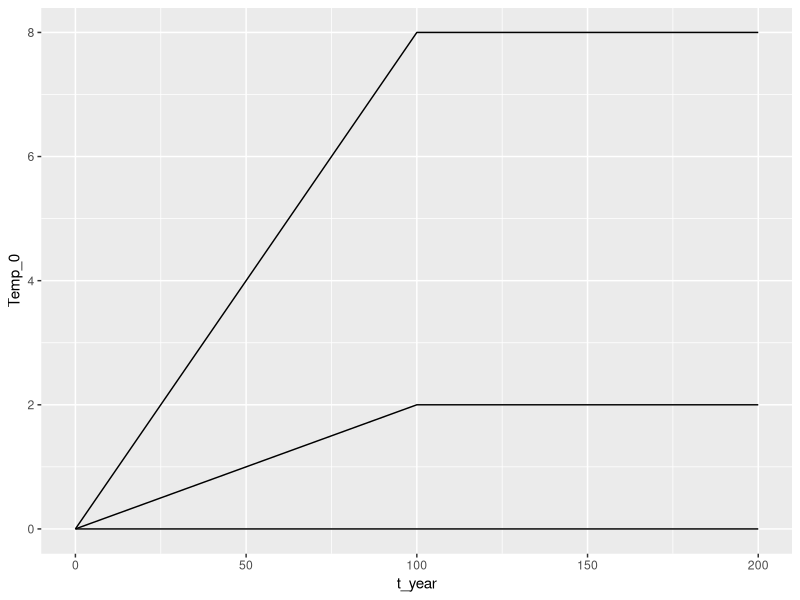
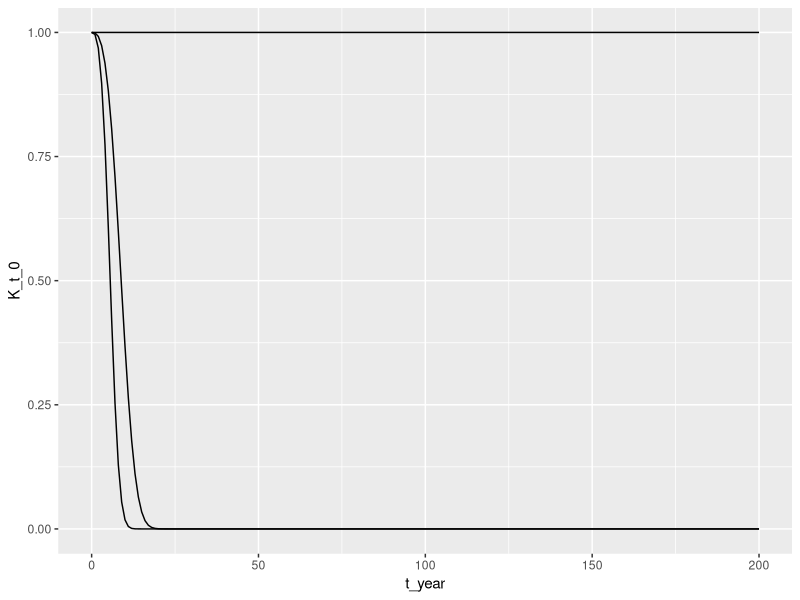
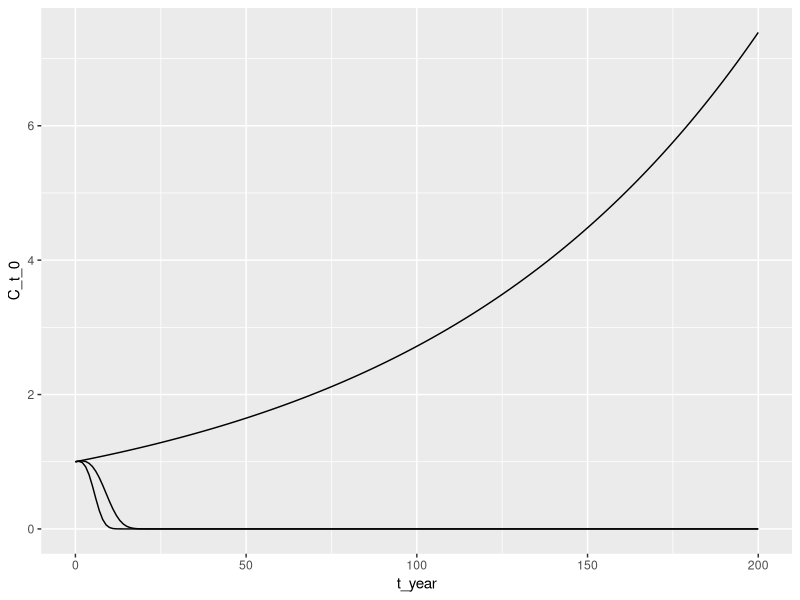

Source code (R) for these figures, in order:
## ---- chunk 1
knitr::opts_chunk$set(echo = TRUE)
## ---- chunk 2
data <- read.csv("data.csv")
## ---- chunk 3
library(tidyverse)
library(kableExtra)
library(ggplot2)
library(purrr)
library(pracma)
## ---- chunk 4
#temperature change
T_none <- 0
T_low <- 2
T_high <- 8

#parameters
delta <- 0.005
nu <- 0.5
g <-  0.01
beta <- 0.05

# 2B parameters
T_mod <- 4.4
delta_high <- 0.005*1.1
nu_high <-  1.1*0.5
g_high <-   1.1*0.01
beta_high <-1.1*0.05

## ---- chunk 5

data <- data %>% 
  #temperature
  mutate(Temp_0 = pmin(((T_none*t_year)/100), T_none),
         Temp_2 = pmin(((T_low*t_year)/100), T_low),
         Temp_8 = pmin(((T_high*t_year)/100), T_high)) %>% 
  # K(t)
  mutate(K_t_0 = exp(-1*beta*Temp_0*(t_year^2)),
         K_t_2 = exp(-1*beta*Temp_2*(t_year^2)),
         K_t_8 = exp(-1*beta*Temp_8*(t_year^2))) %>% 
  #consumtion: C(t)
  mutate(C_t_0 = K_t_0*exp(g*t_year),
         C_t_2 = K_t_2*exp(g*t_year),
         C_t_8 = K_t_8*exp(g*t_year)) %>% 
  #utility (undiscounted)
  mutate(U_undiscounted_t_0 = (C_t_0^(1-nu))/(1-nu),
         U_undiscounted_t_2 = (C_t_2^(1-nu))/(1-nu),
         U_undiscounted_t_8 = (C_t_8^(1-nu))/(1-nu))

## ---- chunk 6

ggplot(data)+
  geom_line(aes(x = t_year, y = Temp_0)) +
  geom_line(aes(x = t_year, y = Temp_2)) +
  geom_line(aes(x = t_year, y = Temp_8))

## ---- chunk 7

ggplot(data)+
  geom_line(aes(x = t_year, y = K_t_0)) +
  geom_line(aes(x = t_year, y = K_t_2)) +
  geom_line(aes(x = t_year, y = K_t_8))

## ---- chunk 8

ggplot(data)+
  geom_line(aes(x = t_year, y = C_t_0)) +
  geom_line(aes(x = t_year, y = C_t_2)) +
  geom_line(aes(x = t_year, y = C_t_8))
